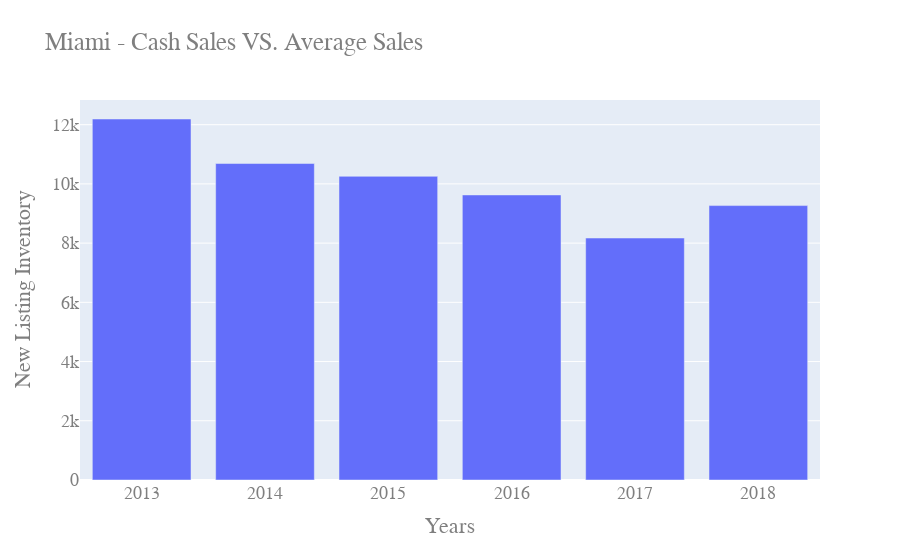

Source (notebook cell):
### Code cell
# Create plot using plotly library
years=['2013', '2014', '2015', '2016', '2017', '2018']

fig = go.Figure(data=[
    go.Bar(name='New Listing Inventory', x=years, y=monthly_listing_miami_city['New Listing Inventory'])
])
# Change the bar mode
fig.update_layout(barmode='group')

fig.update_layout(
    title="Miami - Cash Sales VS. Average Sales",
    xaxis_title="Years",
    yaxis_title="New Listing Inventory",
    font=dict(
        family="Courier New, monospace",
        size=18,
        color="#7f7f7f"
    )
)

fig.show()

### Figure 1 — Plotly figure (JSON) as saved in the notebook; plotly's stock layout.template omitted (floating-point values rounded to 4 significant figures)
{"data": [{"name": "New Listing Inventory", "type": "bar", "x": ["2013", "2014", "2015", "2016", "2017", "2018"], "y": [12192, 10688, 10256, 9627, 8172, 9268]}], "layout": {"barmode": "group", "font": {"color": "#7f7f7f", "family": "Courier New, monospace", "size": 18}, "title": {"text": "Miami - Cash Sales VS. Average Sales"}, "xaxis": {"title": {"text": "Years"}}, "yaxis": {"title": {"text": "New Listing Inventory"}}}}
